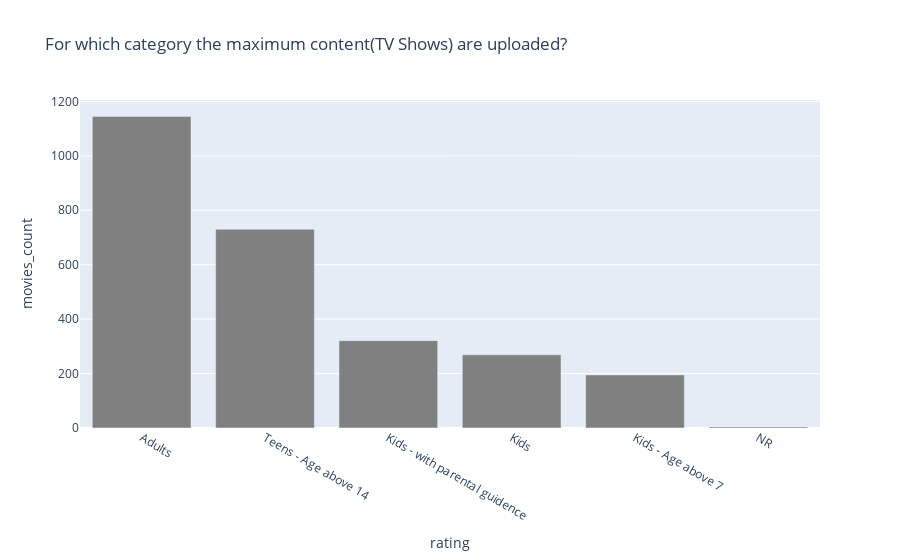

The notebook cell this image was saved under:
### Code cell
df_3 = df.query("type == 'TV Show'")
df_3 = df_3[["title", "rating"]]
df_3 = df_3.groupby('rating')["title"].count().reset_index().sort_values('title', ascending = False)
df_3 = df_3.rename(columns = {"title": "movies_count"})
px.bar(df_3, x='rating', y='movies_count', color_discrete_sequence=['grey'],
       title='For which category the maximum content(TV Shows) are uploaded?')

### Figure 1 — Plotly figure (JSON) as saved in the notebook; plotly's stock layout.template omitted (floating-point values rounded to 4 significant figures)
{"data": [{"alignmentgroup": "True", "hovertemplate": "rating=%{x}<br>movies_count=%{y}<extra></extra>", "legendgroup": "", "marker": {"color": "grey", "pattern": {"shape": ""}}, "name": "", "offsetgroup": "", "orientation": "v", "showlegend": false, "textposition": "auto", "type": "bar", "x": ["Adults", "Teens - Age above 14", "Kids - with parental guidence", "Kids", "Kids - Age above 7", "NR"], "xaxis": "x", "y": [1145, 730, 321, 269, 195, 4], "yaxis": "y"}], "layout": {"barmode": "relative", "legend": {"tracegroupgap": 0}, "title": {"text": "For which category the maximum content(TV Shows) are uploaded?"}, "xaxis": {"anchor": "y", "domain": [0, 1], "title": {"text": "rating"}}, "yaxis": {"anchor": "x", "domain": [0, 1], "title": {"text": "movies_count"}}}}
